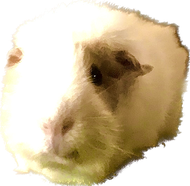
#> input picture FALAK2.png, 190 x 186 px, shrunk from 1069 x 1047 before the run, given in place of billy_720.png, which was not available
$ python mcquantizer_full.py
#> lines starting #> are read from the running program, lines starting #| are printed output that depends on the picture; pictures that were not available may be replaced by others from this repository, and a replacement may not be noted
import matplotlib.pyplot as plt
import numpy as np
from time import time
import csv
from skimage.io import imread, imsave
import settings

input_path = settings.input_path
sample_img = imread(f'{input_path}.png')
#> sample_img is the input picture: shape (186, 190, 4); mean R, G, B, A 158.9, 142.7, 112.6, 196.4
trials = settings.trials

def median_cut_quantize(img, img_arr):
    # when it reaches the end, color quantize
    print("to quantize: ", len(img_arr))
    r_average = np.mean(img_arr[:,0])
    g_average = np.mean(img_arr[:,1])
    b_average = np.mean(img_arr[:,2])

    for data in img_arr:
        sample_img[data[3]][data[4]] = [r_average, g_average, b_average, 255]

def split_into_buckets(img, img_arr, depth):
    if len(img_arr) == 0:
        return

    if depth == 0:
        median_cut_quantize(img, img_arr)
        return

    r_range = np.max(img_arr[:,0]) - np.min(img_arr[:,0])
    g_range = np.max(img_arr[:,1]) - np.min(img_arr[:,1])
    b_range = np.max(img_arr[:,2]) - np.min(img_arr[:,2])

    space_with_highest_range = 0

    if g_range >= r_range and g_range >= b_range:
        space_with_highest_range = 1
    elif b_range >= r_range and b_range >= g_range:
        space_with_highest_range = 2
    elif r_range >= b_range and r_range >= g_range:
        space_with_highest_range = 0

    print("space_with_highest_range:",space_with_highest_range)

    # sort the image pixels by color space with highest range
    # and find the median and divide the array.
    img_arr = img_arr[img_arr[:,space_with_highest_range].argsort()]
    median_index = int((len(img_arr)+1)/2)
    print("median_index:", median_index)


    #split the array into two buckets along the median
    split_into_buckets(img, img_arr[0:median_index], depth-1)
    split_into_buckets(img, img_arr[median_index:], depth-1)

flattened_img_array = []
for rindex, rows in enumerate(sample_img):
    for cindex, color in enumerate(rows):
        flattened_img_array.append([color[0],color[1],color[2],rindex, cindex])
#> after the loop, flattened_img_array = 35340 items

flattened_img_array = np.array(flattened_img_array)

# open csv file to begin file tracking

with open(settings.csv_file, mode='w', newline='') as file:
    writer = csv.writer(file)
    writer.writerow(['Palette Size (expressed as 2^n)'] + [f'Time Taken {x + 1}' for x in range(trials)] + ['Mean SSIM Index'])  # Write header
    for n in range(1,settings.iterations + 1):
        output_path = f'{settings.output_path}_{n}.png'

        time_results = []

        for i in range(trials):
            start = time()
            split_into_buckets(sample_img, flattened_img_array, n)
            end = time()

            time_taken = end - start
            time_results.append(time_taken)

        # TODO: add MSE data collection? maybe? we'll see

        writer.writerow([n] + time_results + [0])

        imsave(output_path, sample_img)
        print(f"Image compressed with {2**n} colors. Time taken: {time_taken} seconds. Saved as {output_path}")
#> this loop made 8 passes
#> (printed output is left out)
#> pass 1, `imsave(output_path, sample_img)`:
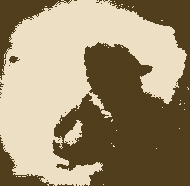
#> saved as billy_720_quantized_1.png: shape (186, 190, 3); mean R, G, B 158.5, 142.5, 112.5
#> pass 2, `imsave(output_path, sample_img)`:
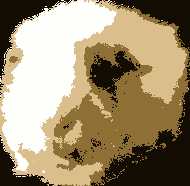
#> saved as billy_720_quantized_2.png: shape (186, 190, 3); mean R, G, B 158.2, 142, 112.2
#> after the loop:
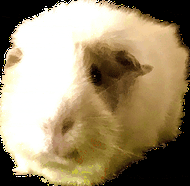
#> sample_img: shape (186, 190, 4); mean R, G, B, A 158.6, 142.4, 112.3, 255
# the 3rd parameter represents how many colors are needed in the power of 2. If the parameter
# passed is 4 its means 2^4 = 16 colors
